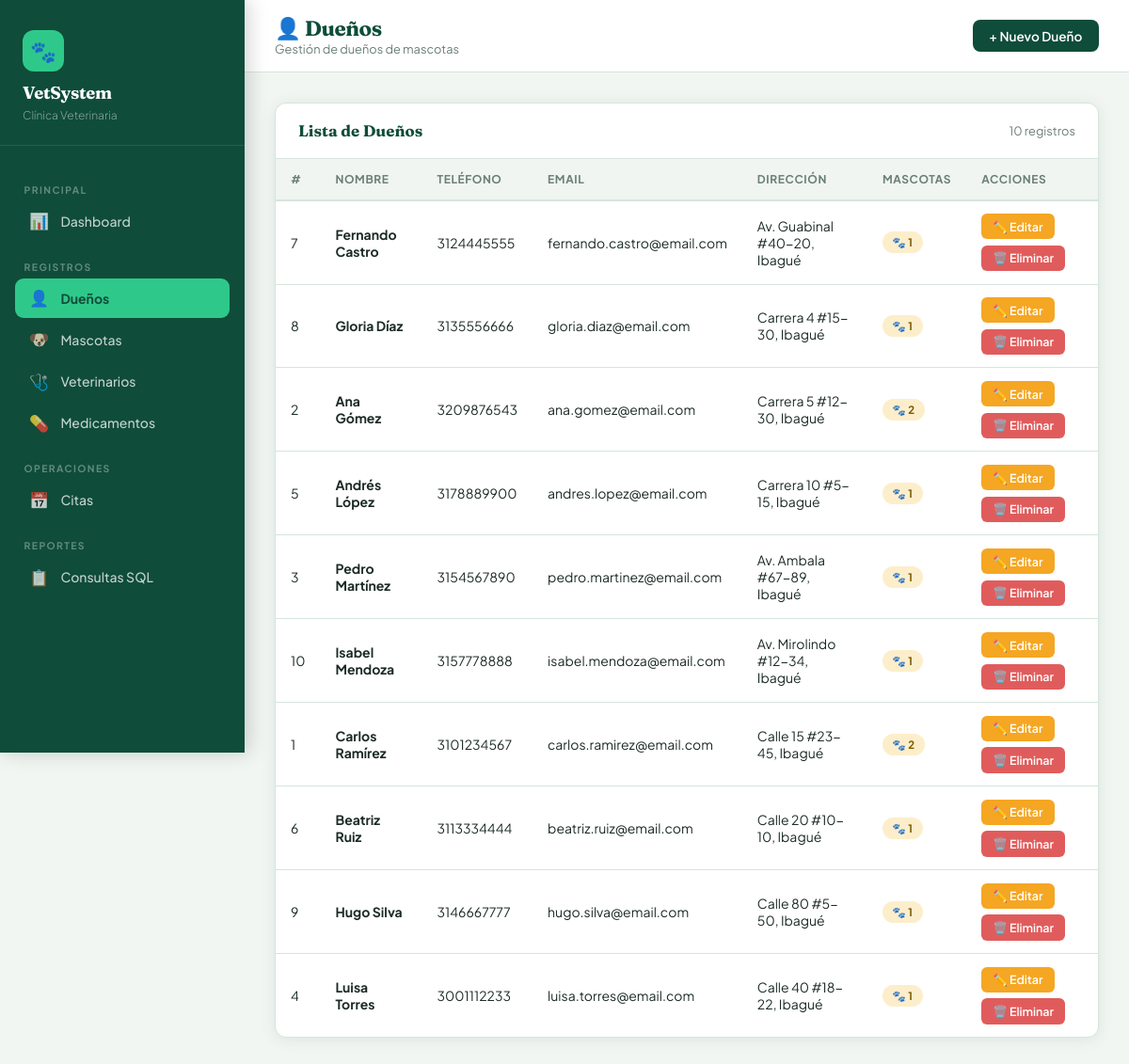
The page /duenos/index.php on the database its author committed.
### tables this page shows
CREATE TABLE DUENO (
  ID_Dueno    INT AUTO_INCREMENT PRIMARY KEY,
  Nombre      VARCHAR(100) NOT NULL,
  Apellido    VARCHAR(100) NOT NULL,
  Telefono    VARCHAR(20),
  Direccion   VARCHAR(200),
  Email       VARCHAR(100),
  created_at  TIMESTAMP DEFAULT CURRENT_TIMESTAMP
);

### duenos/index.php (the view, shortened to what this page needs)
<?php
$root = '../';
$conn = getConexion();
$duenos = $conn->query("
    SELECT D.*, COUNT(M.ID_Mascota) AS total_mascotas
    FROM DUENO D
    LEFT JOIN MASCOTA M ON D.ID_Dueno = M.ID_Dueno
    GROUP BY D.ID_Dueno
    ORDER BY D.Apellido, D.Nombre
");
?>
<!DOCTYPE html>
<html lang="es">
<head>
  <link rel="stylesheet" href="<?= $root ?>assets/css/style.css">
</head>
<body>
<?php include $root . 'includes/sidebar.php'; ?>
<div class="main">
  <div class="topbar">
    <div>
      <h1>👤 Dueños</h1>
      <div class="breadcrumb">Gestión de dueños de mascotas</div>
    </div>
    <a href="crear.php" class="btn btn-primary">+ Nuevo Dueño</a>
  </div>
  <div class="content">
    <div class="card">
      <div class="card-header">
        <h3>Lista de Dueños</h3>
        <span style="font-size:.8rem;color:var(--muted);">
          <?= $duenos->num_rows ?> registros
        </span>
      </div>
      <div class="table-responsive">
        <table>
          <thead>
            <tr>
              <th>#</th>
              <th>Nombre</th>
              <th>Teléfono</th>
              <th>Email</th>
              <th>Dirección</th>
              <th>Mascotas</th>
              <th>Acciones</th>
            </tr>
          </thead>
          <tbody>
            <?php while ($d = $duenos->fetch_assoc()): ?>
            <tr>
              <td><?= $d['ID_Dueno'] ?></td>
              <td><strong><?= htmlspecialchars($d['Nombre'].' '.$d['Apellido']) ?></strong></td>
              <td><?= htmlspecialchars($d['Telefono']) ?></td>
              <td><?= htmlspecialchars($d['Email']) ?></td>
              <td><?= htmlspecialchars($d['Direccion']) ?></td>
              <td>
                <span class="badge badge-amber">🐾 <?= $d['total_mascotas'] ?></span>
              </td>
              <td>
                <div class="btn-group">
                  <a href="editar.php?id=<?= $d['ID_Dueno'] ?>" class="btn btn-warning btn-sm">✏️ Editar</a>
                  <a href="index.php?eliminar=<?= $d['ID_Dueno'] ?>"
                     class="btn btn-danger btn-sm"
                     onclick="return confirm('¿Eliminar este dueño? También se eliminarán sus mascotas.')">
                    🗑️ Eliminar
                  </a>
                </div>
              </td>
            </tr>
            <?php endwhile; ?>
          </tbody>
        </table>
      </div>
    </div>
  </div>
</div>
</body>
</html>

### assets/css/style.css (style rules this page uses)
:root { --primary: #0f4c3a; --primary-mid: #1a6b52; --accent: #2ec98a; --amber: #f5a623; --danger: #e05c5c; --bg: #f2f6f3; --white: #ffffff; --card: #ffffff; --text: #1c2b25; --muted: #6b7f75; --border: #d6e5dd; --sidebar-w: 260px; --radius: 12px; --shadow: 0 2px 16px rgba(15,76,58,.10); --shadow-md: 0 4px 24px rgba(15,76,58,.16); }
*, *::before, *::after { box-sizing: border-box; margin: 0; padding: 0; }
body { font-family: 'Plus Jakarta Sans', sans-serif; background: var(--bg); color: var(--text); min-height: 100vh; display: flex; }
.main { margin-left: var(--sidebar-w); flex: 1; min-height: 100vh; display: flex; flex-direction: column; }
.topbar { background: var(--white); border-bottom: 1px solid var(--border); padding: 1rem 2rem; display: flex; align-items: center; justify-content: space-between; }
.topbar h1 { font-family: 'Fraunces', serif; font-size: 1.4rem; font-weight: 700; color: var(--primary); letter-spacing: -.5px; }
.topbar .breadcrumb { font-size: .8rem; color: var(--muted); }
.content { padding: 2rem; flex: 1; }
.card { background: var(--card); border-radius: var(--radius); box-shadow: var(--shadow); border: 1px solid var(--border); overflow: hidden; }
.card-header { padding: 1.2rem 1.5rem; border-bottom: 1px solid var(--border); display: flex; align-items: center; justify-content: space-between; gap: 1rem; }
.card-header h3 { font-family: 'Fraunces', serif; font-size: 1.05rem; color: var(--primary); font-weight: 700; }
.table-responsive { overflow-x: auto; }
table { width: 100%; border-collapse: collapse; font-size: .875rem; }
thead tr { background: #f0f5f2; }
thead th { padding: .85rem 1rem; text-align: left; font-weight: 700; font-size: .75rem; letter-spacing: .6px; text-transform: uppercase; color: var(--muted); white-space: nowrap; border-bottom: 2px solid var(--border); }
tbody tr { border-bottom: 1px solid var(--border); transition: background .15s; }
tbody td { padding: .85rem 1rem; color: var(--text); vertical-align: middle; }
tbody tr:last-child { border-bottom: none; }
.btn { display: inline-flex; align-items: center; gap: .4rem; padding: .55rem 1.1rem; border-radius: 8px; font-size: .85rem; font-weight: 600; font-family: inherit; cursor: pointer; border: none; text-decoration: none; transition: all .18s; white-space: nowrap; }
.btn-primary { background: var(--primary); color: #fff; }
.btn-warning { background: var(--amber); color: #fff; }
.btn-danger { background: var(--danger); color: #fff; }
.btn-sm { padding: .35rem .75rem; font-size: .78rem; border-radius: 6px; }
.btn-group { display: flex; gap: .4rem; flex-wrap: wrap; }
.badge { display: inline-flex; align-items: center; padding: .25rem .65rem; border-radius: 20px; font-size: .72rem; font-weight: 700; letter-spacing: .3px; text-transform: uppercase; }
.badge-amber { background: #fdeecb; color: #7a5a00; }

### rows shown on the page
dueno: ID_Dueno "7", Nombre+Apellido "Fernando Castro", Telefono "3124445555", Email "fernando.castro@email.com", Direccion "Av. Guabinal #40-20, Ibagué", total_mascotas "1"
dueno: ID_Dueno "8", Nombre+Apellido "Gloria Díaz", Telefono "3135556666", Email "gloria.diaz@email.com", Direccion "Carrera 4 #15-30, Ibagué", total_mascotas "1"
dueno: ID_Dueno "2", Nombre+Apellido "Ana Gómez", Telefono "3209876543", Email "ana.gomez@email.com", Direccion "Carrera 5 #12-30, Ibagué", total_mascotas "2"
dueno: ID_Dueno "5", Nombre+Apellido "Andrés López", Telefono "3178889900", Email "andres.lopez@email.com", Direccion "Carrera 10 #5-15, Ibagué", total_mascotas "1"
dueno: ID_Dueno "3", Nombre+Apellido "Pedro Martínez", Telefono "3154567890", Email "pedro.martinez@email.com", Direccion "Av. Ambala #67-89, Ibagué", total_mascotas "1"
dueno: ID_Dueno "10", Nombre+Apellido "Isabel Mendoza", Telefono "3157778888", Email "isabel.mendoza@email.com", Direccion "Av. Mirolindo #12-34, Ibagué", total_mascotas "1"
dueno: ID_Dueno "1", Nombre+Apellido "Carlos Ramírez", Telefono "3101234567", Email "carlos.ramirez@email.com", Direccion "Calle 15 #23-45, Ibagué", total_mascotas "2"
dueno: ID_Dueno "6", Nombre+Apellido "Beatriz Ruiz", Telefono "3113334444", Email "beatriz.ruiz@email.com", Direccion "Calle 20 #10-10, Ibagué", total_mascotas "1"
dueno: ID_Dueno "9", Nombre+Apellido "Hugo Silva", Telefono "3146667777", Email "hugo.silva@email.com", Direccion "Calle 80 #5-50, Ibagué", total_mascotas "1"
dueno: ID_Dueno "4", Nombre+Apellido "Luisa Torres", Telefono "3001112233", Email "luisa.torres@email.com", Direccion "Calle 40 #18-22, Ibagué", total_mascotas "1"

### other values the page prints
$duenos->num_rows "10"
